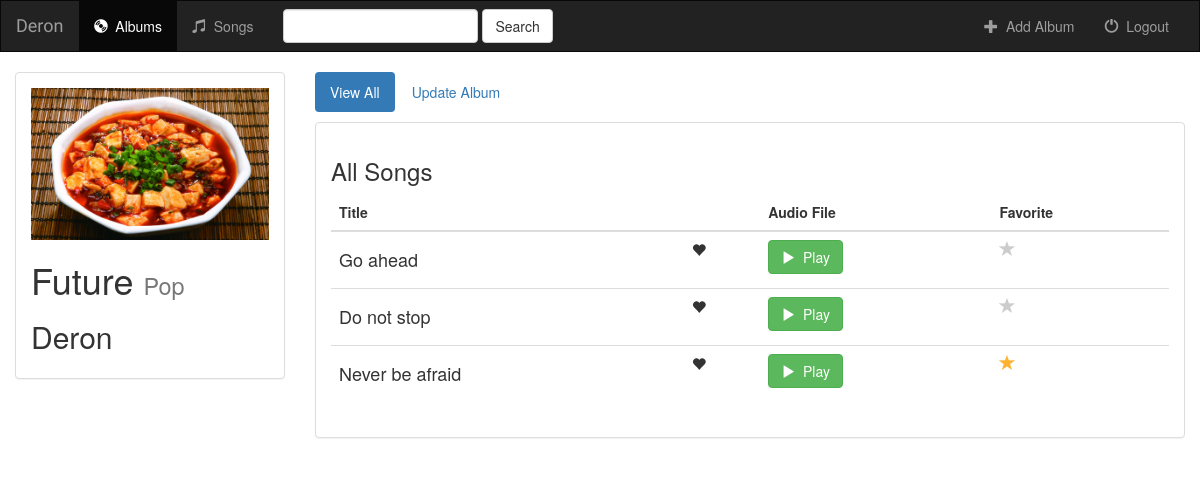
Page /music/5/favorite/ on the committed database.
### music/models.py (models this page shows, shortened)
class Album(models.Model):
    artist = models.CharField(max_length=250)
    album_title = models.CharField(max_length=500)
    genre = models.CharField(max_length=100)
    album_logo = models.FileField()
    is_favorite = models.BooleanField(default=False)

class Song(models.Model):
    album = models.ForeignKey(Album, on_delete=models.CASCADE)
    song_title = models.CharField(max_length=250)
    audio_file = models.FileField(default='')
    is_favorite = models.BooleanField(default=False)

### music/views.py (the view)
# urls.py: url(r'^(?P<song_id>[0-9]+)/favorite/$', views.favorite, name='favorite'),
def favorite(request, song_id):
    song = get_object_or_404(Song, pk=song_id)
    try:
        if song.is_favorite:
            song.is_favorite = False
        else:
            song.is_favorite = True
        song.save()
    except(KeyError, Song.DoesNotExist):
        return render(request, 'music/detail.html',{
            'album': song.id,
            'error_message': "You did not select a valid song",
        })
    else:
        return render(request, 'music/detail.html', {'album': song.album})

### music/templates/music/detail.html (shortened to what this page needs)
{% extends 'music/base.html' %}
{% block body %}
    <div class="container-fluid songs-container">
        <div class="row">
            <div class="col-sm-4 col-md-3">
                <div class="panel panel-default">
                    <div class="panel-body">
                        <a href="{% url 'music:detail' album.id %}">
                            <img src="{{ album.album_logo.url }}" class="img-responsive">
                        </a>
                        <h1>{{ album.album_title }}
                            <small>{{ album.genre }}</small>
                        </h1>
                        <h2>{{ album.artist }}</h2>
                    </div>
                </div>
            </div>
            <div class="col-sm-8 col-md-9">
                <ul class="nav nav-pills" style="margin-bottom: 10px;">
                    <li role="presentation" class="active">
                        <a href="{% url 'music:detail' album.id %}">View All</a>
                    </li>
                    <li role="presentation">
                        <a href="{% url 'music:album-update' album.id %}">Update Album</a>
                    </li>
                </ul>
                <div class="panel panel-default">
                    <div class="panel-body">
                        <h3>All Songs</h3>
                        <table class="table">
                            <thead>
                            <tr>
                                <th>Title</th>
                                <th></th>
                                <th>Audio File</th>
                                <th>Favorite</th>
                            </tr>
                            </thead>
                            <tbody>
                            {% for song in album.song_set.all %}
                                <tr>
                                    <td>
                                        <h4>{{ song.song_title }}</h4>
                                    </td>
                                    <td>
                                        <span class="glyphicon glyphicon-heart"></span>
                                    </td>
                                    <td>
                                        <a target="_blank" href="{{ song.audio_file.url }}">
                                            <button type="button" class="btn btn-success">
                                                <span class="glyphicon glyphicon-play"></span>&nbsp; Play
                                            </button>
                                        </a>
                                    </td>
                                    <td>
                                        <a href="{% url 'music:favorite' song.id %}" class="btn-favorite" name="song">
                                            <span class="glyphicon glyphicon-star {% if song.is_favorite %} active {% endif %}"></span>
                                        </a>
                                    </td>
                                </tr>
                            {% endfor%}
                            </tbody>
                        </table>
                    </div>
                </div>
            </div>
        </div>
    </div>
{% endblock %}

### music/static/music/style.css (style rules this page uses)
body { background: white url("images/background.png"); }
.glyphicon-star { color: #CCCCCC; font-size: 16px; }
.glyphicon-star.active { color: #FDB230 }

### rows in the picture
Album: album_logo (picture), album_title "Future", genre "Pop", artist "Deron"
Song: song_title "Go ahead"
Song: song_title "Do not stop"
Song: song_title "Never be afraid", is_favorite True (drawn)
